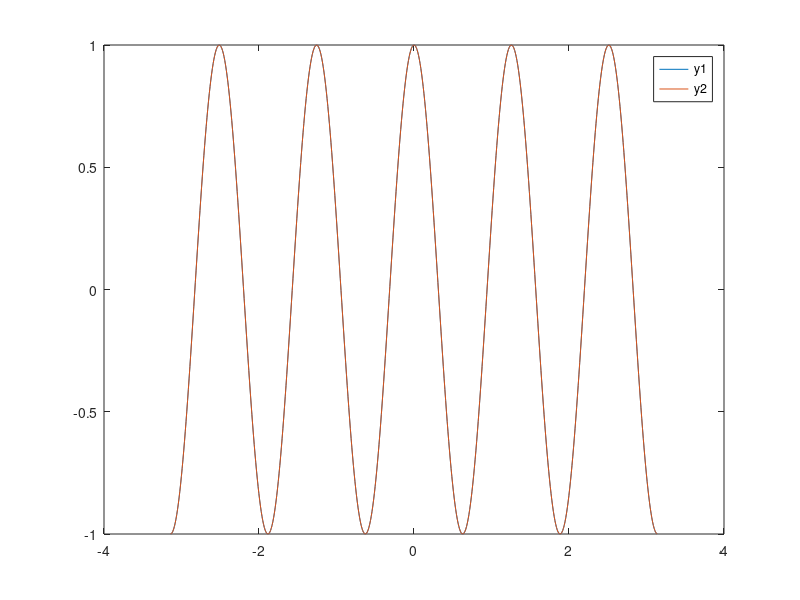

The MATLAB script that drew this image:
%% init
begin = -3.1416;
finish = 3.1416;
delta = 0.01;
%% process x and inputs
x = begin:delta:finish;
%in =  abs(x);
%% Computation
n = 5;
y1 = cos(n * x);
y2 = 2*cos(x) .* cos( (n-1)*x ) - cos((n-2)*x)
%y1 = rbf(x);
%y1 = cos(5 * x);
%y2 = max(0, sqrt(1 - cos(x)) - (1/sqrt(2)));
%y3 = y1 .* y2;
%y4 = 1 - cos(x);
%y2 = rectifier(x-1) - rectifier(x) + 1;
%y2 = triangle(x - 0.2);
%% Plots
clf
plot(x, y1)
hold on
plot(x, y2)
%plot(x, y3)
%plot(x, y4)
legend('y1','y2','y3', 'y4')
hold off
